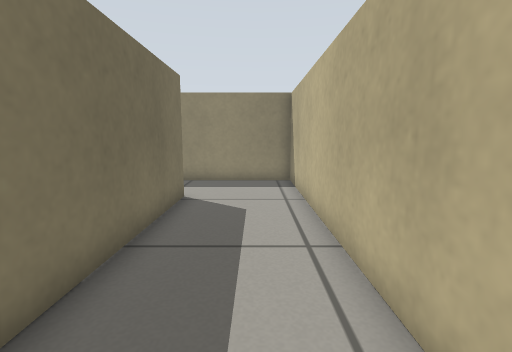
View 1 (above)

13 first-person views from a walk through a world built for the Gazebo simulator. The camera is 0.51 m above the floor, tilts 8° down and sees 85° across. The floor is counted in squares, 0.25 m on a side. Each view is taken from the middle of a square. On the plan, view 1 faces up. The plan holds only what a view shows up to about 16 squares ahead; the rest is blank. The place goes on beyond the plan.

View 2
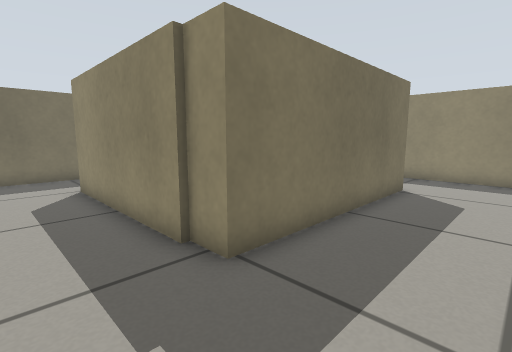

View 3
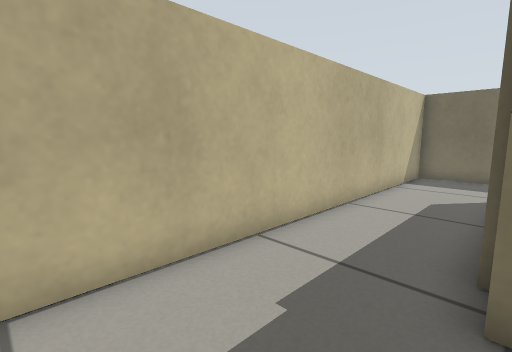

View 4
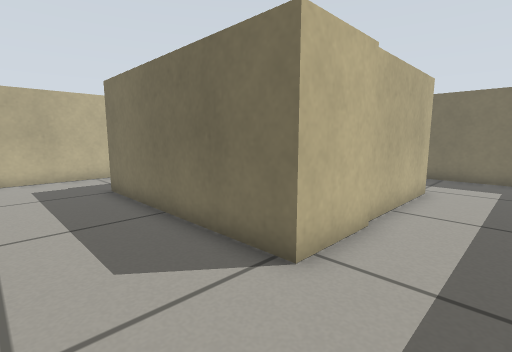

View 5
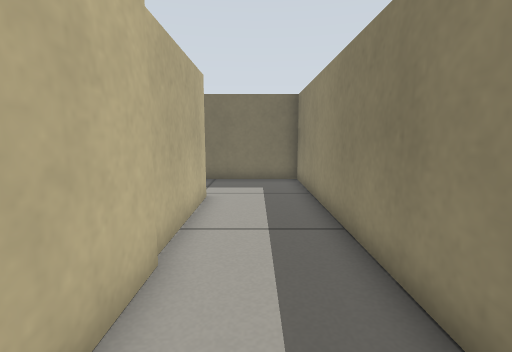

View 6
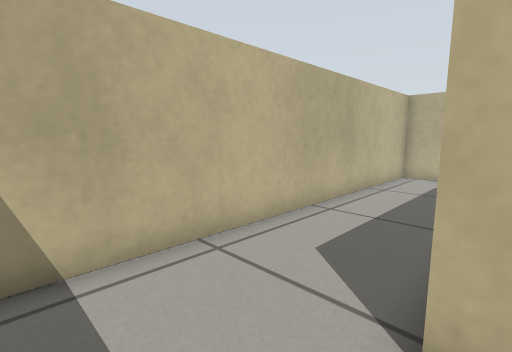

View 7
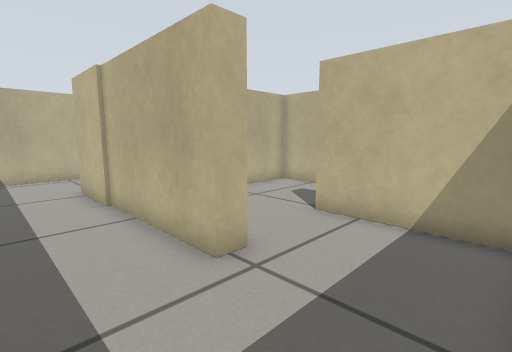

View 8
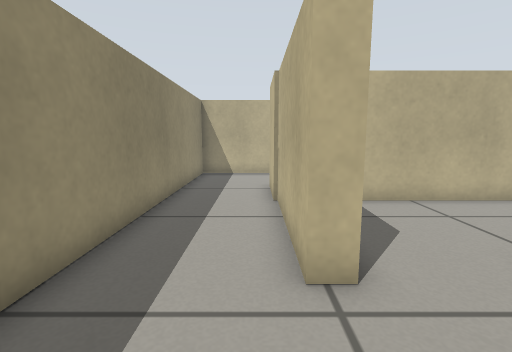

View 9
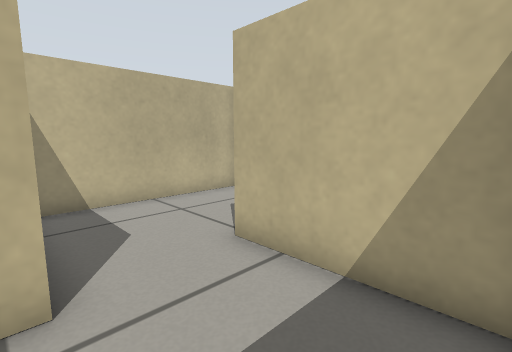

View 10
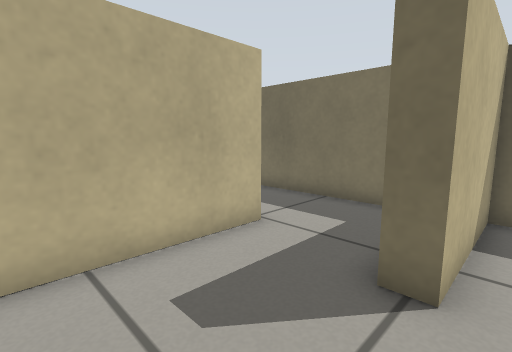

View 11
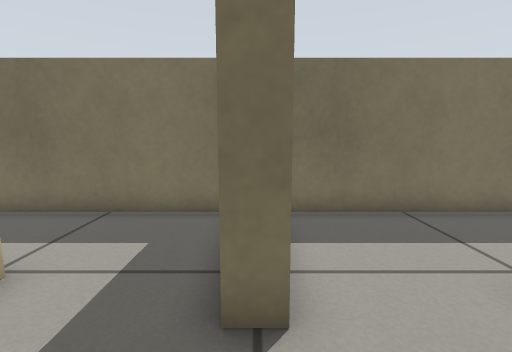

View 12
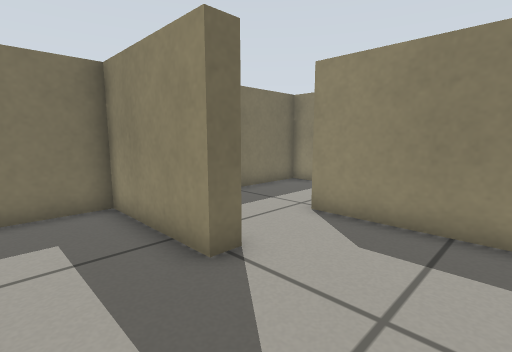

View 13
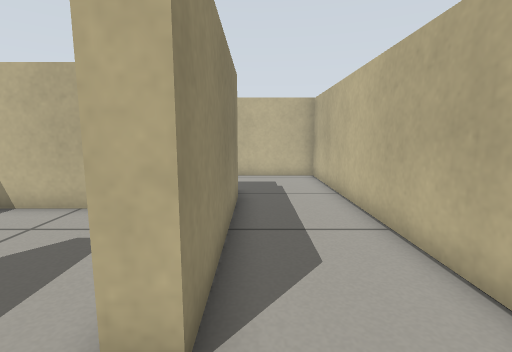

### Floor plan
Ten units are one square. View 1 is at (0, 0); x grows to the right and y downward. Boxes are objects, and circles mark ways between rooms. Rooms are numbered by the first view taken in them; rooms with no view inside come last. Other rooms are left out.
<svg viewBox="-149 -135 170 170">
<path fill="none" stroke="#000" d="M-36 -6 -108 -6 -108 -13M-104 -86 -104 -94 -25 -94 -25 -8 -38 -8M-144 -14 -144 30 16 30 16 -130 -144 -130 -144 -86M-61 -86 -104 -86M-52 -55 -52 -80M-97 -54 -97 -46M-108 -13 -52 -13 -52 -55M-97 -46 -144 -46 -144 -14M-144 -86 -144 -54 -97 -54"/>
<circle cx="-125" cy="-10" r="3" fill="#2a7"/>
<circle cx="-125" cy="-90" r="3" fill="#2a7"/>
<circle cx="-75" cy="-50" r="3" fill="#2a7"/>
<circle cx="-100" cy="-70" r="3" fill="#2a7"/>
<circle cx="-100" cy="-30" r="3" fill="#2a7"/>
<text x="-20" y="-50">1</text>
<text x="-80" y="-70">2</text>
<text x="-80" y="-30">3</text>
<text x="-130" y="-30">4</text>
<text x="-130" y="-70">5</text>
</svg>
Room 1 opens to room 4. Room 1 opens to room 5. Room 2 opens to room 3. Room 2 opens to room 5. Room 3 opens to room 4.

Where each view was taken, in squares from view 1:
view 1: 0 up, 0 right, facing up
view 2: 2 down, 1 right, facing up-left
view 3: 1 up, 1 right, facing down-left
view 4: 12 up, 1 right, facing down-left
view 5: 11 up, 1 left, facing left
view 6: 12 up, 3 left, facing down-right
view 7: 12 up, 14 left, facing down-right
view 8: 10 up, 14 left, facing right
view 9: 9 up, 14 left, facing down-right
view 10: 6 up, 6 left, facing down-left
view 11: 5 up, 7 left, facing left
view 12: 2 up, 6 left, facing up-left
view 13: 0 up, 13 left, facing right
